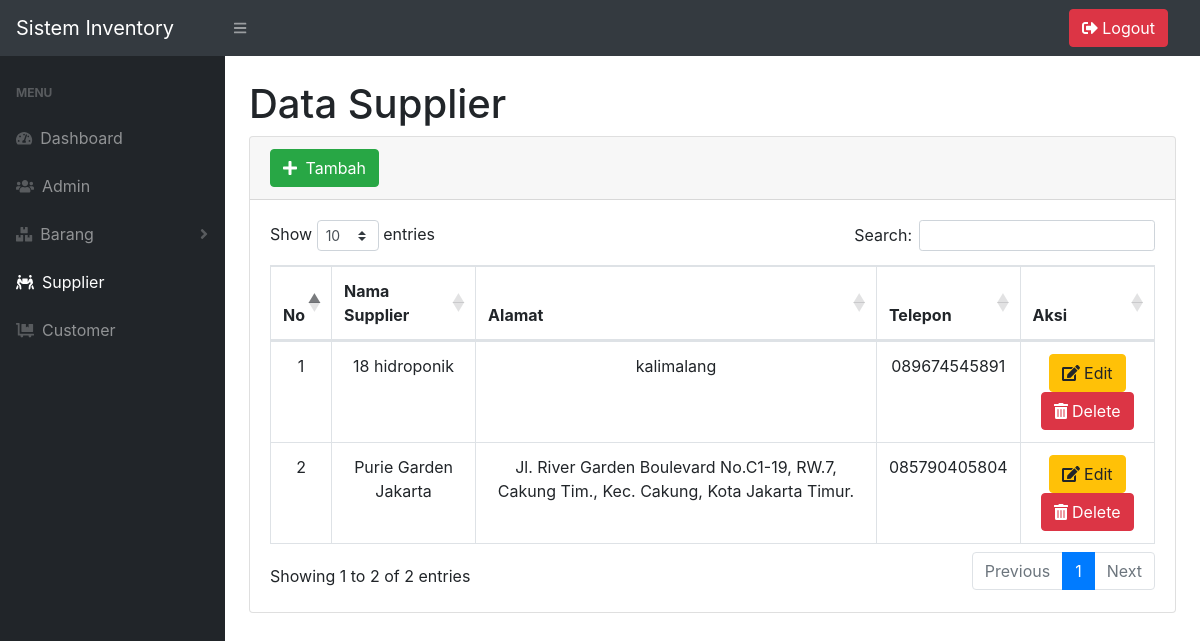
/admin/supplier/index.php (signed in), run on the app's committed database.
### tables this page shows
CREATE TABLE `supplier` (
  `id_supplier` int(5) NOT NULL,
  `nama_supplier` varchar(30) NOT NULL,
  `alamat` text NOT NULL,
  `telp_supplier` varchar(20) NOT NULL
);

### admin/supplier/index.php (the view, shortened to what this page needs)
<?php
require 'functions.php';
?>
<!DOCTYPE html>
<html lang="en">
<head>
    <link href="../assets/styles.css" rel="stylesheet" />
    <link href="https://cdn.datatables.net/1.10.20/css/dataTables.bootstrap4.min.css" rel="stylesheet" />
</head>
<body class="sb-nav-fixed">
    <nav class="sb-topnav navbar navbar-expand navbar-dark bg-dark">
        <a class="navbar-brand" href="#">Sistem Inventory</a>
        <button class="btn btn-link btn-sm order-1 order-lg-0" id="sidebarToggle" href="#"><i class="fas fa-bars"></i></button>
        <form class="d-none d-md-inline-block form-inline ml-auto mr-0 mr-md-3 my-2 my-md-0">
            <div class="input-group">
                <a class="btn btn-danger" href="../logout.php" role="button"><i class="fas fa-sign-out-alt"></i>&nbsp;Logout</a>
            </div>
        </form>
    </nav>
    <div id="layoutSidenav">
        <div id="layoutSidenav_nav">
            <nav class="sb-sidenav accordion sb-sidenav-dark" id="sidenavAccordion">
                <div class="sb-sidenav-menu">
                    <div class="nav">
                        <div class="sb-sidenav-menu-heading">Menu</div>
                        <a class="nav-link" href="../dashboard.php">
                            <div class="sb-nav-link-icon"><i class="fas fa-tachometer-alt"></i></div>
                            Dashboard
                        </a>
                        <a class="nav-link" href="../admin/index.php">
                            <div class="sb-nav-link-icon"><i class="fas fa-users"></i></div>
                            Admin
                        </a>
                        <a class="nav-link collapsed" href="#" data-toggle="collapse" data-target="#collapseLayoutsBarang" aria-expanded="false" aria-controls="collapseLayouts">
                            <div class="sb-nav-link-icon"><i class="fas fa-boxes"></i></div>
                            Barang
                            <div class="sb-sidenav-collapse-arrow"><i class="fas fa-angle-down"></i></div>
                        </a>
                        <a class="nav-link" href="index.php">
                            <div class="sb-nav-link-icon"><i class="fas fa-people-carry"></i></div>
                            Supplier
                        </a>
                        <a class="nav-link" href="../customer/index.php">
                            <div class="sb-nav-link-icon"><i class="fas fa-dolly-flatbed"></i></div>
                            Customer
                        </a>
                    </div>
                </div>
            </nav>
        </div>
        <div id="layoutSidenav_content">
            <main>
                <div class="container-fluid">
                    <h1 class="mt-4">Data Supplier</h1>
                    <div class="card mb-4">
                        <div class="card-header">
                            <button type="button" class="btn btn-success" data-toggle="modal" data-target="#tambah"><i class="fas fa-plus mr-1"></i>
                                Tambah
                            </button>
                        </div>
                        <div class="card-body">
                            <div class="table-responsive">
                                <table class="table table-bordered" id="dataTable" width="100%" cellspacing="0">
                                    <thead>
                                        <tr>
                                            <th>No</th>
                                            <th>Nama Supplier</th>
                                            <th>Alamat</th>
                                            <th>Telepon</th>
                                            <th>Aksi</th>
                                        </tr>
                                    </thead>
                                    <tbody>
                                        <?php
                                        $supplier = mysqli_query($conn, "SELECT * FROM supplier");
                                        $i = 1;
                                        while ($data = mysqli_fetch_array($supplier)) :
                                        ?>
                                            <tr>
                                                <td><?= $i++; ?></td>
                                                <td><?= $data['nama_supplier']; ?></td>
                                                <td><?= $data['alamat']; ?></td>
                                                <td><?= $data['telp_supplier']; ?></td>
                                                <td>
                                                    <button type="button" class="btn btn-warning" data-toggle="modal" data-target="#edit<?php echo $data['id_supplier']; ?>">
                                                        <i class="fas fa-edit mr-1"></i>Edit
                                                    </button>
                                                    <button type="button" class="btn btn-danger" data-toggle="modal" data-target="#delete<?php echo $data['id_supplier']; ?>">
                                                        <i class="fas fa-trash-alt mr-1"></i>Delete
                                                    </button>
                                                </td>
                                            </tr>
                                        <?php
                                        endwhile;
                                        ?>
                                    </tbody>
                                </table>
                            </div>
                        </div>
                    </div>
                </div>
            </main>
        </div>
    </div>
</body>
</html>

### admin/supplier/index.php (style rules this page uses)
table thead tr th, td { text-align: center; }

### data on the page
supplier: nama_supplier "18 hidroponik", alamat "kalimalang", telp_supplier "089674545891"
supplier: nama_supplier "Purie Garden Jakarta", alamat "Jl. River Garden Boulevard No.C1-19, RW.7, Cakung Tim., Kec. Cakung, Kota Jakarta Timur.", telp_supplier "085790405804"
